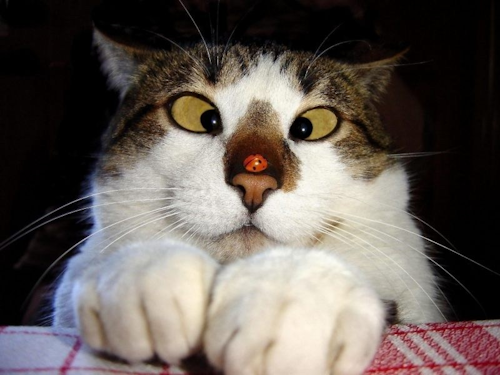
#> input picture aide mémoire des lutins/probleme 2/image1.bmp, 500 x 375 px; the run also reads 1 picture not shown here
$ python 'probleme 2.py'
#> lines starting #> are read from the running program, lines starting #| are printed output that depends on the picture
from PIL import Image
from PIL import ImageChops

im = Image.open("image1.bmp")
#> im is the input picture: PIL image 500x375 RGB; mean R, G, B 100.2, 91.9, 86.5
im2 = Image.open("image2.bmp")

diff = ImageChops.difference(im, im2)
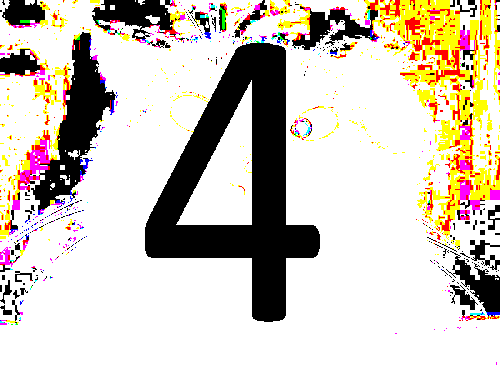
#> diff: PIL image 500x375 RGB; mean R, G, B 0.817, 0.783, 0.739; drawn with 1 as white

if(diff.getbbox()):
    diff.show()
